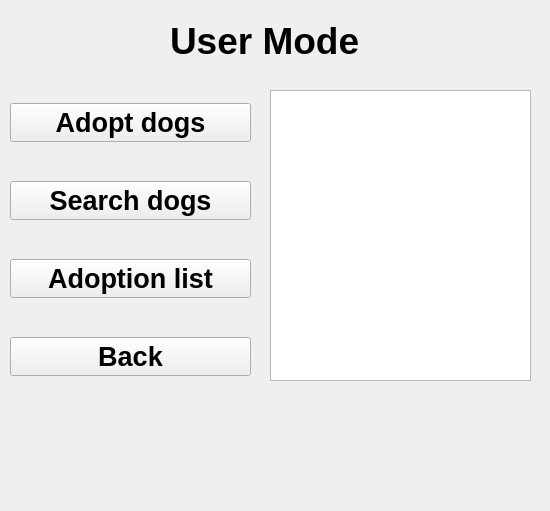
<?xml version="1.0" encoding="UTF-8"?>
<ui version="4.0">
 <class>UserWidget</class>
 <widget class="QWidget" name="UserWidget">
  <property name="geometry">
   <rect>
    <x>0</x>
    <y>0</y>
    <width>550</width>
    <height>511</height>
   </rect>
  </property>
  <property name="windowTitle">
   <string>Form</string>
  </property>
  <widget class="QLabel" name="label_2">
   <property name="geometry">
    <rect>
     <x>170</x>
     <y>20</y>
     <width>227</width>
     <height>41</height>
    </rect>
   </property>
   <property name="font">
    <font>
     <pointsize>28</pointsize>
     <bold>true</bold>
    </font>
   </property>
   <property name="text">
    <string>User Mode</string>
   </property>
  </widget>
  <widget class="QListWidget" name="DogsList">
   <property name="geometry">
    <rect>
     <x>270</x>
     <y>90</y>
     <width>261</width>
     <height>291</height>
    </rect>
   </property>
  </widget>
  <widget class="QWidget" name="layoutWidget">
   <property name="geometry">
    <rect>
     <x>10</x>
     <y>70</y>
     <width>241</width>
     <height>341</height>
    </rect>
   </property>
   <layout class="QVBoxLayout" name="verticalLayout">
    <item>
     <widget class="QPushButton" name="pushButton">
      <property name="font">
       <font>
        <pointsize>20</pointsize>
        <bold>true</bold>
       </font>
      </property>
      <property name="text">
       <string>Adopt dogs</string>
      </property>
     </widget>
    </item>
    <item>
     <widget class="QPushButton" name="pushButton_2">
      <property name="font">
       <font>
        <pointsize>20</pointsize>
        <bold>true</bold>
       </font>
      </property>
      <property name="text">
       <string>Search dogs</string>
      </property>
     </widget>
    </item>
    <item>
     <widget class="QPushButton" name="pushButton_3">
      <property name="font">
       <font>
        <pointsize>20</pointsize>
        <bold>true</bold>
       </font>
      </property>
      <property name="text">
       <string>Adoption list</string>
      </property>
     </widget>
    </item>
    <item>
     <widget class="QPushButton" name="pushButton_4">
      <property name="font">
       <font>
        <pointsize>20</pointsize>
        <bold>true</bold>
       </font>
      </property>
      <property name="text">
       <string>Back</string>
      </property>
     </widget>
    </item>
   </layout>
  </widget>
 </widget>
 <resources/>
 <connections>
  <connection>
   <sender>pushButton</sender>
   <signal>clicked()</signal>
   <receiver>UserWidget</receiver>
   <slot>adopt_dogs_window()</slot>
   <hints>
    <hint type="sourcelabel">
     <x>80</x>
     <y>137</y>
    </hint>
    <hint type="destinationlabel">
     <x>239</x>
     <y>442</y>
    </hint>
   </hints>
  </connection>
  <connection>
   <sender>pushButton_2</sender>
   <signal>clicked()</signal>
   <receiver>UserWidget</receiver>
   <slot>search_dogs_window()</slot>
   <hints>
    <hint type="sourcelabel">
     <x>162</x>
     <y>217</y>
    </hint>
    <hint type="destinationlabel">
     <x>464</x>
     <y>405</y>
    </hint>
   </hints>
  </connection>
 </connections>
 <slots>
  <slot>adopt_dogs_window()</slot>
  <slot>search_dogs_window()</slot>
 </slots>
</ui>
